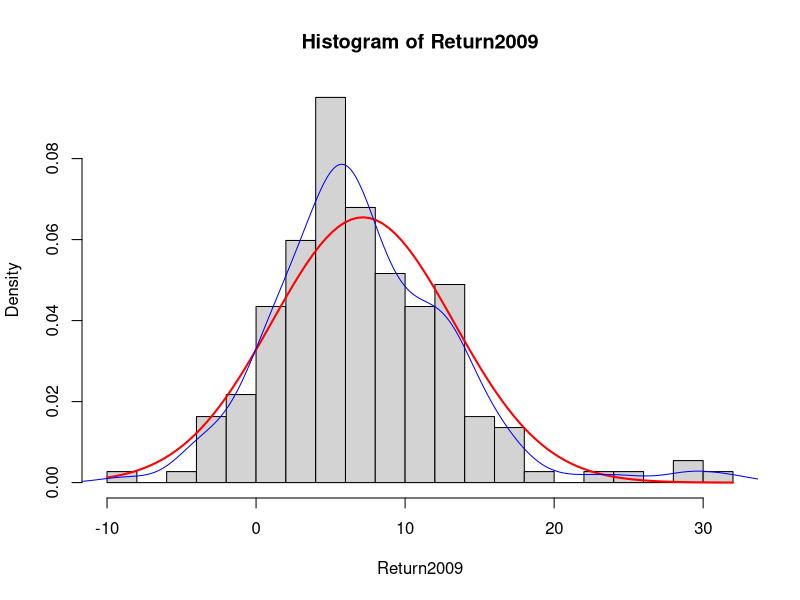

The R source for this figure:
## import data
BondFunds = read.csv("BondFunds.csv")

attach(BondFunds)

## histogram with normal curve
hist(Return2009, breaks=15, prob=T)
curve(dnorm(x, mean(Return2009), sd(Return2009)),
      add=TRUE, col="red", lwd=2)
lines(density(Return2009), col="blue")

detach(BondFunds)